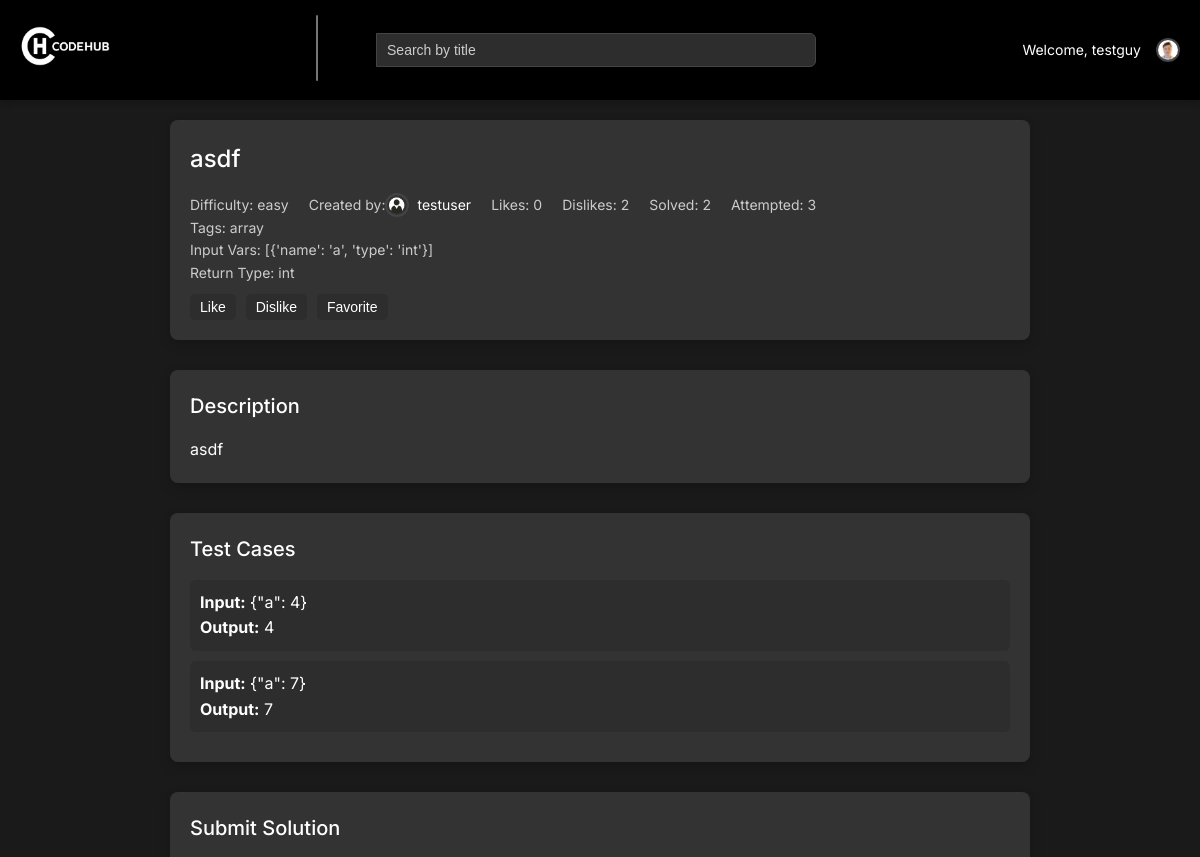
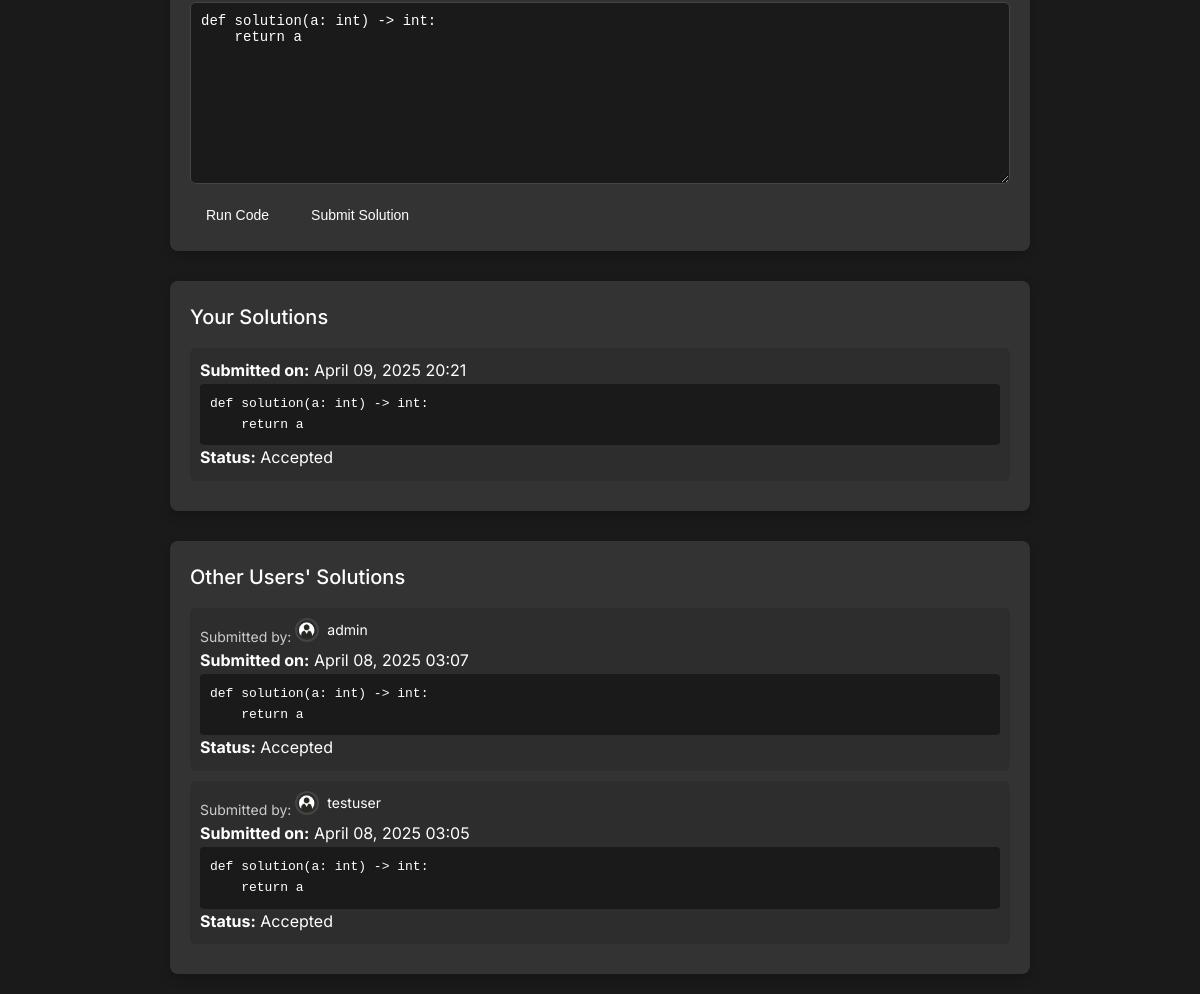
Screenshot of /problem/7/ (signed in) with the database file from the repository (2 pictures, top to bottom).
### problems/models.py (models this page shows, shortened)
class Profile(models.Model):
    user = models.OneToOneField(User, on_delete=models.CASCADE)
    profile_picture = models.ImageField(upload_to='profile_pics/', blank=True, null=True)

class Problem(models.Model):
    DIFFICULTY_CHOICES = (
        ('easy', 'Easy'),
        ('medium', 'Medium'),
        ('hard', 'Hard'),
    )
    title = models.CharField(max_length=200)
    description = models.TextField()
    difficulty = models.CharField(max_length=6, choices=DIFFICULTY_CHOICES, default='easy')
    created_by = models.ForeignKey(User, on_delete=models.CASCADE, related_name='problems')
    tags = models.ManyToManyField(Tag, blank=True)
    created_at = models.DateTimeField(auto_now_add=True)
    solution_code = models.TextField()
    function_header = models.TextField(blank=True, null=True)
    input_vars = models.JSONField(default=list, blank=True)
    return_type = models.CharField(max_length=50, default='None')
    attempted_by = models.ManyToManyField(User, related_name='attempted_problems', blank=True)
    solved_by = models.ManyToManyField(User, related_name='solved_problems', blank=True)

class Tag(models.Model):
    name = models.CharField(max_length=50, unique=True)

class TestCase(models.Model):
    problem = models.ForeignKey(Problem, on_delete=models.CASCADE, related_name='test_cases')
    input_value = models.JSONField()
    expected_output = models.JSONField()

class Solution(models.Model):
    problem = models.ForeignKey(Problem, on_delete=models.CASCADE, related_name='solutions')
    code = models.TextField()
    created_by = models.ForeignKey(User, on_delete=models.CASCADE, related_name='solutions')
    created_at = models.DateTimeField(auto_now_add=True)

### problems/views.py (the view, shortened to what this page needs)
# urls.py: path('problem/<int:problem_id>/', views.problem_detail, name='problem_detail'),
def problem_detail(request, problem_id):
    problem = get_object_or_404(Problem, id=problem_id)
    user_rating = {'vote': 0}  # Default value
    user_solution = None
    solutions = []
    is_favorited = False
    if request.user.is_authenticated:
        user_rating = problem.ratings.filter(user=request.user).first() or {'vote': 0}
        user_solution = Solution.objects.filter(problem=problem, created_by=request.user).order_by('-created_at').first()
        solutions = Solution.objects.filter(problem=problem, created_by=request.user).order_by('-created_at')
        is_favorited = problem.favorited_by.filter(user=request.user).exists()
    if request.user.is_authenticated:
        other_solutions = Solution.objects.filter(problem=problem).exclude(created_by=request.user).order_by('-created_at')
    else:
        other_solutions = Solution.objects.filter(problem=problem).order_by('-created_at')
    likes = problem.ratings.filter(vote=1).count()
    dislikes = problem.ratings.filter(vote=-1).count()
    context = {
        'problem': problem,
        'likes': likes,
        'dislikes': dislikes,
        'user_rating': user_rating,
        'solutions': solutions,
        'other_solutions': other_solutions,
        'is_favorited': is_favorited,
        'user_solution': user_solution,
        'function_header': problem.function_header,
        'code': user_solution.code if user_solution else None,
        'input_vars': problem.input_vars,
        'return_type': problem.return_type,
        'results': None,
        'all_tests_passed': False,
    }
    return render(request, 'problem_detail.html', context)

### problems/templates/problem_detail.html (shortened to what this page needs)
{% extends 'base.html' %}
{% load static %}
{% block content %}
    <div class="problem-detail">
        <div class="problem-card">
            <h1>{{ problem.title }}</h1>
            <div class="meta-row">
                <span class="meta">Difficulty: {{ problem.difficulty }}</span>
                <span class="meta created">Created by:
                    <a href="{% url 'profile' %}?user={{ problem.created_by.username }}" class="user-link">
                        <img src="{% if problem.created_by.profile and problem.created_by.profile_picture %}{{ problem.created_by.profile.profile_picture.url }}{% else %}{% static 'problems/default_profile.png' %}{% endif %}" alt="{{ problem.created_by.username }}'s Profile Picture" class="profile-pic">
                        {{ problem.created_by.username }}
                    </a>
                </span>
                <span class="meta">Likes: {{ likes }}</span>
                <span class="meta">Dislikes: {{ dislikes }}</span>
                <span class="meta">Solved: {{ problem.solved_by.count }}</span>
                <span class="meta">Attempted: {{ problem.attempted_by.count }}</span>
            </div>
            <p class="meta">Tags: {% for tag in problem.tags.all %}{{ tag.name }}{% if not forloop.last %}, {% endif %}{% empty %}None{% endfor %}</p>
            <p class="meta">Input Vars: {{ input_vars|default:"None" }}</p>
            <p class="meta">Return Type: {{ return_type|default:"None" }}</p>
            {% if user.is_authenticated %}
                <div class="rating-actions">
                    <button id="like-btn" onclick="rateProblem(1)">Like</button>
                    <button id="dislike-btn" onclick="rateProblem(-1)">Dislike</button>
                    <button id="favorite-btn" onclick="toggleFavorite()">{{ is_favorited|yesno:"Unfavorite,Favorite" }}</button>
                </div>
            {% endif %}
        </div>
        <div class="problem-card">
            <h2>Description</h2>
            <p>{{ problem.description|linebreaks }}</p>
        </div>
        <div class="problem-card">
            <h2>Test Cases</h2>
            {% for test_case in problem.test_cases.all %}
                <div class="test-case">
                    <p><strong>Input:</strong> {{ test_case.input_value }}</p>
                    <p><strong>Output:</strong> {{ test_case.expected_output }}</p>
                </div>
            {% empty %}
                <p>No test cases available.</p>
            {% endfor %}
        </div>
        {% if user.is_authenticated %}
            <div class="problem-card">
                <h2>Submit Solution</h2>
                <form method="POST" action="{% url 'submit_solution' problem.id %}" class="submission-form">
                    <textarea id="solution-textarea" name="code" rows="10" placeholder="Enter your solution code...">{% if user == problem.created_by %}{{ function_header }}{% else %}{{ code|default:function_header }}{% endif %}</textarea>
                    <div class="form-actions">
                        <button type="submit" name="run">Run Code</button>
                        <button type="submit" name="submit">Submit Solution</button>
                    </div>
                </form>
            </div>
        {% endif %}
        <div class="problem-card">
            <h2>Your Solutions</h2>
            {% for solution in solutions %}
                <div class="solution-item">
                    <p><strong>Submitted on:</strong> {{ solution.created_at|date:"F d, Y H:i" }}</p>
                    <pre>{{ solution.code }}</pre>
                    <p><strong>Status:</strong> {{ solution.status|default:"Accepted" }}</p>
                </div>
            {% empty %}
                <p>No solutions submitted.</p>
            {% endfor %}
        </div>
        <div class="problem-card">
            <h2>Other Users' Solutions</h2>
            {% for solution in other_solutions %}
                <div class="solution-item">
                    <p class="meta">Submitted by:
                        <a href="{% url 'profile' %}?user={{ solution.created_by.username }}" class="user-link">
                            <img src="{% if solution.created_by.profile and solution.created_by.profile_picture %}{{ solution.created_by.profile.profile_picture.url }}{% else %}{% static 'problems/default_profile.png' %}{% endif %}" alt="{{ solution.created_by.username }}'s Profile Picture" class="profile-pic">
                            {{ solution.created_by.username }}
                        </a>
                    </p>
                    <p><strong>Submitted on:</strong> {{ solution.created_at|date:"F d, Y H:i" }}</p>
                    <pre>{{ solution.code }}</pre>
                    <p><strong>Status:</strong> {{ solution.status|default:"Accepted" }}</p>
                </div>
            {% empty %}
                <p>No other solutions submitted.</p>
            {% endfor %}
        </div>
    </div>
{% endblock %}

### problems/templates/base.html (shortened to what this page needs)
{% load static %}
<!DOCTYPE html>
<html>
<head>
    <link rel="stylesheet" href="https://cdn.jsdelivr.net/npm/choices.js/public/assets/styles/choices.min.css" />
</head>
<body>
    <nav class="navbar">
        <div class="navbar-logo">
            <a href="{% url 'problem_list' %}">
                <img src="{% static 'problems/logo4.png' %}" alt="CodeHub Logo">
            </a>
        </div>
        <div class="navbar-center">
            <div class="navbar-tags">
                <select id="tag-filter" multiple>
                </select>
            </div>
            <div class="navbar-search">
                <form id="search-form" method="get" action="{% url 'problem_list' %}">
                    <input type="text" name="q" id="title-search" placeholder="Search by title" value="{{ search_query|default:'' }}">
                </form>
            </div>
        </div>
        <div class="navbar-links">
            {% if user.is_authenticated %}
                <span>Welcome, {{ user.username }}</span>
                <img src="{% if user.profile.profile_picture %}{{ user.profile.profile_picture.url }}{% else %}{% static 'problems/default_profile.png' %}{% endif %}" alt="{{ user.username }}'s Profile Picture" class="profile-pic" onclick="toggleDropdown()">
            {% else %}
                <a href="{% url 'login' %}">Login</a>
                <a href="{% url 'signup' %}">Signup</a>
            {% endif %}
        </div>
    </nav>
    <div class="container">
        {% block content %}{% endblock %}
    </div>
</body>
</html>

### problems/templates/base.html (style rules this page uses)
* { margin: 0; padding: 0; box-sizing: border-box; }
body { font-family: 'Inter', sans-serif; background-color: #1a1a1a; color: #ffffff; line-height: 1.6; }
.container { max-width: 900px; margin: 0 auto; padding: 20px; }
.navbar { background-color: #000000; padding: 15px 20px; display: flex; align-items: center; justify-content: space-between; box-shadow: 0 4px 6px rgba(0, 0, 0, 0.2); position: sticky; top: 0; z-index: 1000; }
.navbar-logo img { height: 40px; }
.navbar-center { display: flex; align-items: center; flex: 1; justify-content: center; gap: 0; max-width: 500px; }
.navbar-tags { min-width: 60px; max-width: 300px; width: fit-content; transition: width 0.3s ease; }
.navbar-search { flex: 1; }
.navbar-search input { background-color: #2d2d2d; color: #ffffff; border: 1px solid #444444; border-radius: 0 6px 6px 0; padding: 7px 10px; width: 100%; font-size: 14px; height: 34px; line-height: 1.4; }
.navbar-search input::placeholder { color: #cccccc; }
.navbar-links { display: flex; align-items: center; gap: 15px; }
.navbar-links span { font-size: 14px; }
.profile-pic { width: 32px; height: 32px; border-radius: 50%; object-fit: cover; cursor: pointer; border: 2px solid #333333; transition: border-color 0.2s; }
h1, h2 { font-weight: 500; margin-bottom: 20px; }
a { color: #ffffff; text-decoration: none; }
button, input[type="submit"] { background-color: #333333; color: #ffffff; border: none; padding: 8px 16px; border-radius: 6px; cursor: pointer; font-size: 14px; transition: background-color 0.2s; }
input:not(.navbar-search input), textarea { background-color: #2d2d2d; color: #ffffff; border: 1px solid #444444; border-radius: 6px; padding: 8px; font-size: 14px; width: 100%; }

### problems/templates/problem_detail.html (style rules this page uses)
.problem-detail { display: flex; flex-direction: column; gap: 30px; }
.problem-card { background-color: #333333; border-radius: 8px; padding: 20px; box-shadow: 0 4px 12px rgba(0, 0, 0, 0.2); }
.problem-card h1 { font-size: 24px; margin-bottom: 15px; }
.problem-card h2 { font-size: 20px; margin-bottom: 15px; }
.meta-row { display: flex; gap: 20px; flex-wrap: wrap; align-items: baseline; }
.meta { font-size: 14px; color: #cccccc; }
.user-link { display: inline-flex; align-items: center; gap: 8px; }
.profile-pic { width: 24px; height: 24px; border-radius: 50%; object-fit: cover; border: 2px solid #444444; }
.rating-actions { display: flex; gap: 10px; margin-top: 10px; }
.rating-actions button { padding: 5px 10px; border: none; border-radius: 5px; cursor: pointer; background-color: #2d2d2d; color: #ffffff; font-size: 14px; transition: background-color 0.2s; }
.test-case { background-color: #2d2d2d; border-radius: 6px; padding: 10px; margin: 10px 0; }
.submission-form { display: flex; flex-direction: column; gap: 15px; }
.submission-form textarea { resize: vertical; min-height: 100px; font-family: 'Courier New', Courier, monospace; background-color: #1a1a1a; color: #ffffff; border: 1px solid #444444; padding: 10px; }
.form-actions { display: flex; gap: 10px; }
.solution-item { background-color: #2d2d2d; border-radius: 6px; padding: 10px; margin: 10px 0; }
.solution-item pre { background-color: #1a1a1a; padding: 10px; border-radius: 4px; overflow-x: auto; font-size: 13px; }
.meta.created { display: inline-flex; align-items: center; }

### rows the page displays
Problem: title "asdf", difficulty "easy", created_by.username "testuser", solved_by.count "2", attempted_by.count "3", input_vars "[{'name': 'a', 'type': 'int'}]", return_type "int", description "asdf", code "def solution(a: int) -> int: return a"
Tag: name "array"
TestCase: input_value "{\"a\": 4}", expected_output "4"
TestCase: input_value "{\"a\": 7}", expected_output "7"
Solution: created_at "April 09, 2025 20:21", code "def solution(a: int) -> int: return a", status "Accepted"
Solution: created_by.username "admin", created_at "April 08, 2025 03:07", code "def solution(a: int) -> int: return a", status "Accepted"
Solution: created_by.username "testuser", created_at "April 08, 2025 03:05", code "def solution(a: int) -> int: return a", status "Accepted"

### other values shown
{{ user.username }} "testguy"
{{ likes }} "0"
{{ dislikes }} "2"
{{ is_favorited|yesno:"Unfavorite,Favorite" }} "Favorite"
